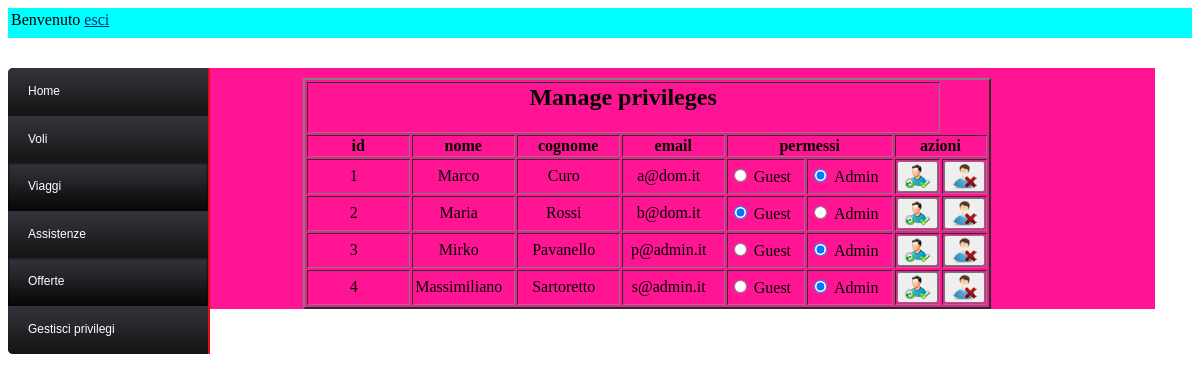
Screenshot of /admin/manageprivileges.php (signed in) with the database file from the repository.
### tables this page shows
CREATE TABLE IF NOT EXISTS `Utenti` (
  `idAnag` int(11) NOT NULL,
  `password` varchar(40) NOT NULL,
  `type` enum('Guest','Admin') DEFAULT 'Guest',
  PRIMARY KEY (`idAnag`)
);

CREATE TABLE IF NOT EXISTS `Anagrafiche` (
  `idAnag` int(11) NOT NULL AUTO_INCREMENT,
  `nome` varchar(15) NOT NULL,
  `cognome` varchar(15) NOT NULL,
  `nascita` date NOT NULL,
  `sesso` enum('M','F') DEFAULT 'M',
  `email` varchar(25) DEFAULT NULL,
  `tipo` enum('adulto','bambino') DEFAULT 'adulto',
  PRIMARY KEY (`idAnag`),
  UNIQUE KEY `email` (`email`)
);

### admin/manageprivileges.php (the view, shortened to what this page needs)
<html>
	<head>
		<head>
			<link rel="stylesheet" type="text/css" href="../component/style.css">
		</head>
	</head>
	<body link="#002089" alink="#002089" vlink="#002089">
		<?php
			if(isset($_SESSION['Privileges']) && $_SESSION['Privileges']=="Admin"){
				require "../component/db_connection.php";
				include "banneradmin.php";
				include "sidebar.php";
				echo "<div class=\"content\">
						<div style=\"padding-left:10%\">
						<table border=\"2\">
						<tr>
							<td colspan=\"7\" align=\"center\"><h2>Manage privileges</h2></td>
						</tr>
						<th>id</th>
						<th>nome</th>
						<th>cognome</th>
						<th>email</th>
						<th colspan=\"2\">permessi</th>
						<th colspan=\"2\">azioni</th>";
							$query="SELECT idAnag, nome, cognome, email, type FROM Anagrafiche a NATURAL JOIN Utenti";
							$result = mysql_query($query,$conn) or die("Query fallita" . mysql_error($conn));
								while ($row = mysql_fetch_row($result))
									{
									echo "<form method=\"POST\" action=\"manageprivileges.php?userid=$row[0]\" class=\"form\">
												<tr>
														<td align=\"center\" style=\"padding-right:10px\"><label> $row[0] </label></td>
														<td align=\"center\" style=\"padding-right:10px\"><label> $row[1] </label></td>
														<td align=\"center\" style=\"padding-right:10px\"><label> $row[2] </label></td>
														<td align=\"center\" style=\"padding-right:10px\"><label> $row[3] </label></td>";
													if($row[4]=="Guest"){
														echo"<td><input type=\"radio\" name=\"type\" value=\"Guest\" checked=\"checked\"/>&nbspGuest&nbsp&nbsp&nbsp</td>
														<td><input type=\"radio\" name=\"type\" value=\"Admin\"/>&nbspAdmin&nbsp</td>";
													}
													else{
														echo"<td><input type=\"radio\" name=\"type\" value=\"Guest\"/>&nbspGuest&nbsp</td>
														<td><input type=\"radio\" name=\"type\" value=\"Admin\" checked=\"checked\"/>&nbspAdmin&nbsp&nbsp&nbsp</td>";
													}
													echo"
													<td align=\"center\">
														<button type=\"submit\" name=\"buttonForm\" value=\"Aggiorna\"><img src=\"..\images\update_user.png\" alt=\"Aggiorna utente\"></button>
													</td>
													<td align=\"center\">
														<button type=\"submit\" name=\"buttonForm\" value=\"Elimina\"><img src=\"..\images\delete_user.png\" alt=\"Elimina utente\"></button>
													</td>
												</tr>
										  </form>";
								}
								echo"
						</table>
						</div>
				</div>";
				}
			else
				include "error.php";
		?>
	</body>
</html>

### admin/banneradmin.php
<?
echo"
<div id=\"bannerAdmin\">
	<table>
		<tr width=\"100%\">
			<td> Benvenuto $_SESSION[email] </td>
			<td align=\"right\"> <a href=\"../login.php?cmd=out\"> esci </a> </td>
		</tr>
	</table>
</div>";
?>

### admin/sidebar.php (shortened to what this page needs)
<div id='cssmenu'>
<ul>
   <li><a href='administration.php'><span>Home</span></a></li>
   <li><a href='managevoli.php?option=insert'><span>Voli</span></a></li>
   <li class='active has-sub'><a href='#'><span>Viaggi</span></a>
   </li>
   <li><a href='manageassistenze.php'><span>Assistenze</span></a></li>
   <li class='active has-sub'><a href='#'><span>Offerte</span></a>
   </li>
   <li><a href='manageprivileges.php'><span>Gestisci privilegi</span></a></li>
</ul>
</div>

### component/style.css (style rules this page uses)
body { background-image: url(../images/bg.gif); }
label { display: block; line-height: 30px; width: 90px; }
div#bannerAdmin { width: 100%; height:30px; background-color: #00FFFF; }
.content { width: 80%; margin-top: 30px; background-color: #FF1493; padding-top: 10px; float: left; }
#cssmenu { float: left; width:25%; margin-top: 30px; margin-left: 0px; background-color: #7FFF00; }
#cssmenu ul, #cssmenu ul li, #cssmenu ul ul { list-style: none; margin: 0; padding: 0; }
#cssmenu ul { position: relative; z-index: 597; float: left; }
#cssmenu ul li { float: left; min-height: 1px; line-height: 1em; vertical-align: middle; }
#cssmenu ul li { float: none; }
#cssmenu ul { font-weight: bold; }
#cssmenu { border-radius: 5px 0 0 5px; -moz-border-radius: 5px 0 0 5px; -webkit-border-radius: 5px 0 0 5px; background-color: #141414; background-repeat: repeat-x; width: 200px; }
#cssmenu:after { content: ''; display: block; clear: both; }
#cssmenu a { background-color: #141414; background-repeat: repeat-x; color: white; display: block; font-family: Helvetica, Arial, Verdana, sans-serif; font-size: 12px; font-weight: normal; line-height: 180%; padding: 13px 20px; text-decoration: none; }
#cssmenu ul { border-right: 2px solid #e00f16; list-style: none; width: 200px; }
#cssmenu > ul { float: left; }
#cssmenu > ul > li:first-child>a { border-radius: 5px 0 0 0; -moz-border-radius: 5px 0 0 0; -webkit-border-radius: 5px 0 0 0; }
#cssmenu > ul > li:last-child>a { border-radius: 0 0 0 5px; -moz-border-radius: 0 0 0 5px; -webkit-border-radius: 0 0 0 5px; }
#cssmenu > ul > li.active a { box-shadow: inset 0 0 3px black; -moz-box-shadow: inset 0 0 3px black; -webkit-box-shadow: inset 0 0 3px black; background-color: #070707; background-repeat: repeat-x; }
#cssmenu .has-sub { z-index: 1; }

### rows the page displays
utenti: idAnag.idAnag "1", idAnag.nome "Marco", idAnag.cognome "Curo", idAnag.email "a@dom.it"
utenti: idAnag.idAnag "2", idAnag.nome "Maria", idAnag.cognome "Rossi", idAnag.email "b@dom.it"
utenti: idAnag.idAnag "3", idAnag.nome "Mirko", idAnag.cognome "Pavanello", idAnag.email "p@admin.it"
utenti: idAnag.idAnag "4", idAnag.nome "Massimiliano", idAnag.cognome "Sartoretto", idAnag.email "s@admin.it"
